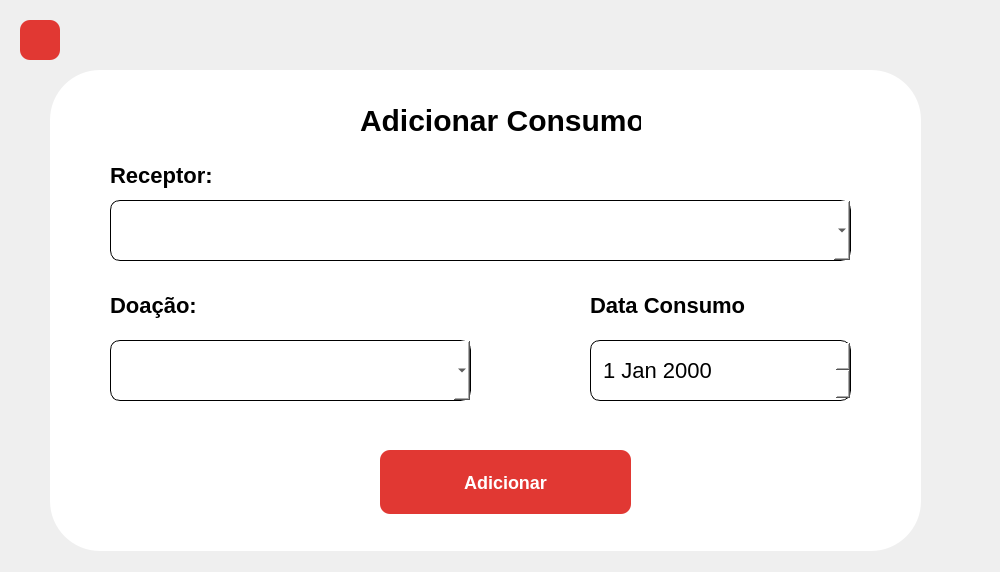
<?xml version="1.0" encoding="UTF-8"?>
<ui version="4.0">
 <class>EditProfissional</class>
 <widget class="QMainWindow" name="EditProfissional">
  <property name="geometry">
   <rect>
    <x>0</x>
    <y>0</y>
    <width>1000</width>
    <height>572</height>
   </rect>
  </property>
  <property name="minimumSize">
   <size>
    <width>1000</width>
    <height>572</height>
   </size>
  </property>
  <property name="maximumSize">
   <size>
    <width>1000</width>
    <height>572</height>
   </size>
  </property>
  <property name="windowTitle">
   <string>MainWindow</string>
  </property>
  <widget class="QWidget" name="centralwidget">
   <property name="minimumSize">
    <size>
     <width>1000</width>
     <height>572</height>
    </size>
   </property>
   <property name="maximumSize">
    <size>
     <width>1000</width>
     <height>572</height>
    </size>
   </property>
   <widget class="QFrame" name="frAdicionarConsumo">
    <property name="geometry">
     <rect>
      <x>50</x>
      <y>70</y>
      <width>871</width>
      <height>481</height>
     </rect>
    </property>
    <property name="styleSheet">
     <string notr="true">background: #FFFFFF;
border-radius: 50px;</string>
    </property>
    <property name="frameShape">
     <enum>QFrame::StyledPanel</enum>
    </property>
    <property name="frameShadow">
     <enum>QFrame::Raised</enum>
    </property>
    <widget class="QLabel" name="txtAdicionarConsumo">
     <property name="geometry">
      <rect>
       <x>310</x>
       <y>30</y>
       <width>281</width>
       <height>41</height>
      </rect>
     </property>
     <property name="font">
      <font>
       <pointsize>-1</pointsize>
       <bold>true</bold>
      </font>
     </property>
     <property name="styleSheet">
      <string notr="true">font-weight: 700;
font-size: 30px;
line-height: 36px;
color: #000000;

</string>
     </property>
     <property name="text">
      <string>Adicionar Consumo</string>
     </property>
    </widget>
    <widget class="QPushButton" name="buttonAdd">
     <property name="geometry">
      <rect>
       <x>330</x>
       <y>380</y>
       <width>251</width>
       <height>64</height>
      </rect>
     </property>
     <property name="styleSheet">
      <string notr="true">background: #E13833;
border-radius: 10px;
font-weight: 700;
font-size: 18px;
color: #FFFFFF;

</string>
     </property>
     <property name="text">
      <string>Adicionar</string>
     </property>
    </widget>
    <widget class="QComboBox" name="comboReceptor">
     <property name="geometry">
      <rect>
       <x>60</x>
       <y>130</y>
       <width>741</width>
       <height>61</height>
      </rect>
     </property>
     <property name="statusTip">
      <string/>
     </property>
     <property name="styleSheet">
      <string notr="true">border: 1px solid black;
border-radius: 10px;</string>
     </property>
    </widget>
    <widget class="QLabel" name="txtDataConsumo">
     <property name="geometry">
      <rect>
       <x>540</x>
       <y>220</y>
       <width>191</width>
       <height>31</height>
      </rect>
     </property>
     <property name="styleSheet">
      <string notr="true">font-weight: 700;
font-size: 22px;
line-height: 19px;
color: #000000;
</string>
     </property>
     <property name="text">
      <string>Data Consumo</string>
     </property>
    </widget>
    <widget class="QLabel" name="txtReceptor">
     <property name="geometry">
      <rect>
       <x>60</x>
       <y>90</y>
       <width>191</width>
       <height>31</height>
      </rect>
     </property>
     <property name="styleSheet">
      <string notr="true">font-weight: 700;
font-size: 22px;
line-height: 19px;
color: #000000;

</string>
     </property>
     <property name="text">
      <string>Receptor: </string>
     </property>
    </widget>
    <widget class="QLabel" name="txtDoacao">
     <property name="geometry">
      <rect>
       <x>60</x>
       <y>220</y>
       <width>191</width>
       <height>31</height>
      </rect>
     </property>
     <property name="styleSheet">
      <string notr="true">font-weight: 700;
font-size: 22px;
line-height: 19px;
color: #000000;

</string>
     </property>
     <property name="text">
      <string>Doação: </string>
     </property>
    </widget>
    <widget class="QComboBox" name="comboDoacao">
     <property name="geometry">
      <rect>
       <x>60</x>
       <y>270</y>
       <width>361</width>
       <height>61</height>
      </rect>
     </property>
     <property name="statusTip">
      <string/>
     </property>
     <property name="styleSheet">
      <string notr="true">border: 1px solid black;
border-radius: 10px;</string>
     </property>
    </widget>
    <widget class="QDateEdit" name="dateConsumo">
     <property name="geometry">
      <rect>
       <x>540</x>
       <y>270</y>
       <width>261</width>
       <height>61</height>
      </rect>
     </property>
     <property name="styleSheet">
      <string notr="true">border: 1px solid black;
color: black;
font-size: 22px;
padding-left: 10px;
border-radius:10px;
</string>
     </property>
    </widget>
   </widget>
   <widget class="QPushButton" name="buttonReturn">
    <property name="geometry">
     <rect>
      <x>20</x>
      <y>20</y>
      <width>40</width>
      <height>40</height>
     </rect>
    </property>
    <property name="sizePolicy">
     <sizepolicy hsizetype="Minimum" vsizetype="Fixed">
      <horstretch>40</horstretch>
      <verstretch>40</verstretch>
     </sizepolicy>
    </property>
    <property name="minimumSize">
     <size>
      <width>40</width>
      <height>40</height>
     </size>
    </property>
    <property name="maximumSize">
     <size>
      <width>40</width>
      <height>40</height>
     </size>
    </property>
    <property name="styleSheet">
     <string notr="true">QPushButton{

background: #E13833;
border-radius: 10px;
color:#ffffff;
}
QPushButton:hover{
background: #992C29;
border-radius: 10px;
color:#ffffff;
}

</string>
    </property>
    <property name="text">
     <string/>
    </property>
    <property name="icon">
     <iconset resource="../../../../resouces.qrc">
      <normaloff>:/assets/icons/return.png</normaloff>:/assets/icons/return.png</iconset>
    </property>
   </widget>
  </widget>
  <widget class="QMenuBar" name="menubar">
   <property name="geometry">
    <rect>
     <x>0</x>
     <y>0</y>
     <width>0</width>
     <height>0</height>
    </rect>
   </property>
   <property name="maximumSize">
    <size>
     <width>0</width>
     <height>0</height>
    </size>
   </property>
  </widget>
  <widget class="QStatusBar" name="statusbar">
   <property name="maximumSize">
    <size>
     <width>0</width>
     <height>0</height>
    </size>
   </property>
  </widget>
 </widget>
 <resources>
  <include location="../../../../resouces.qrc"/>
 </resources>
 <connections/>
</ui>
